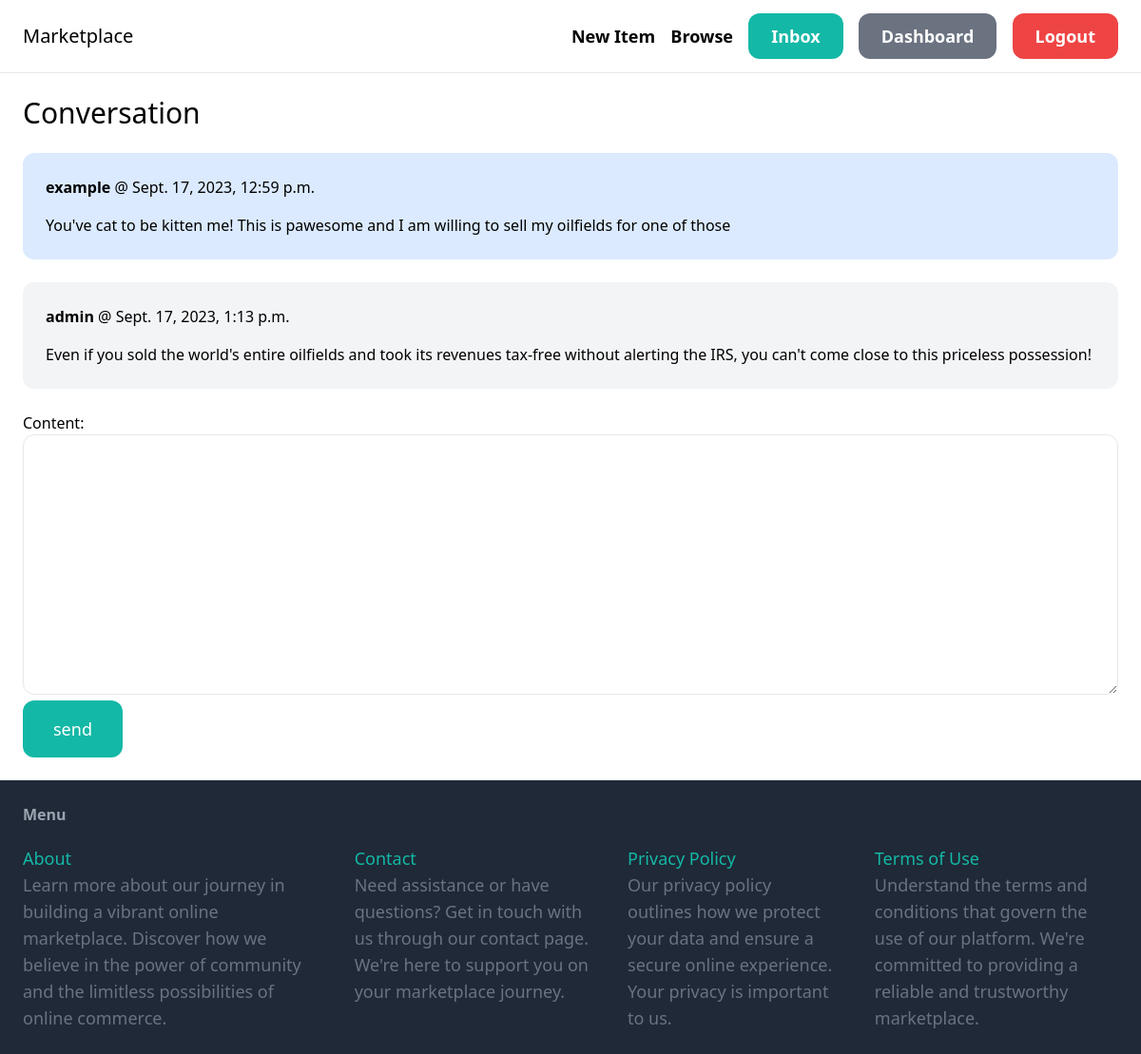
The app's page /inbox/5/ (signed in) with its own data.
### conversation/models.py (models this page shows)
class ConversationMessage(models.Model):
    conversation = models.ForeignKey(Conversation, related_name='messages', on_delete=models.CASCADE)
    content = models.TextField()
    created_at = models.DateTimeField(auto_now_add=True)
    created_by = models.ForeignKey(User, related_name='created_messages', on_delete=models.CASCADE)

### conversation/views.py (the view)
# urls.py: path('<int:pk>/', views.detail, name='detail'),
@login_required
def detail(request, pk):
    conversation = Conversation.objects.filter(members__in=[request.user.id]).get(pk=pk)
    if request.method == 'POST' :
        form = ConversationMessageForm(request.POST)
        if form.is_valid():
            conversation_message= form.save(commit=False)
            conversation_message.conversation = conversation
            conversation_message.created_by = request.user
            conversation_message.save()
            conversation.save()
            return redirect('conversation:detail', pk=pk)
    else:
        form = ConversationMessageForm()
    return render(request, 'conversation/detail.html',{
        'conversation': conversation,
        'form': form
    })

### conversation/forms.py
class ConversationMessageForm(forms.ModelForm):
    class Meta:
        model = ConversationMessage
        fields = ('content',)
        widgets = {
            'content': forms.Textarea(attrs={
                'class':'w-full py-4 px-6 rounded-xl border'
            })
        }

### conversation/templates/conversation/detail.html (shortened to what this page needs)
{% extends 'core/base.html' %}
{% block content %}
<h1 class="mb-6 text-3xl">Conversation</h1>
<div class="space-y-6">
    {% for message in conversation.messages.all %}
            <div class="p-6 flex {% if message.created_by == request.user %} bg-gray-100 {% else %} bg-blue-100 {% endif %} rounded-xl">
                <div>
                    <p class="mb-4"><strong>{{message.created_by.username}}</strong> @ {{ message.created_at }}</p>
                    <p>{{ message.content }}</p>
                </div>
            </div>
    {% endfor %}
</div>
<form method="POST" action="." class="mt-6">
    {{ form.as_p }}
    <button class="py-4 px-8 text-lg bg-teal-500 hover:bg-teal-700 rounded-xl text-white">send</button>
</form>
{% endblock %}

### records on screen
ConversationMessage: created_by.username "example", created_at "Sept. 17, 2023, 12:59 p.m.", content "You've cat to be kitten me! This is pawesome and I am willing to sell my oilfields for one of those"
ConversationMessage: created_by.username "admin", created_at "Sept. 17, 2023, 1:13 p.m.", content "Even if you sold the world's entire oilfields and took its revenues tax-free without alerting the IRS, you can't come close to this priceless possession!"
